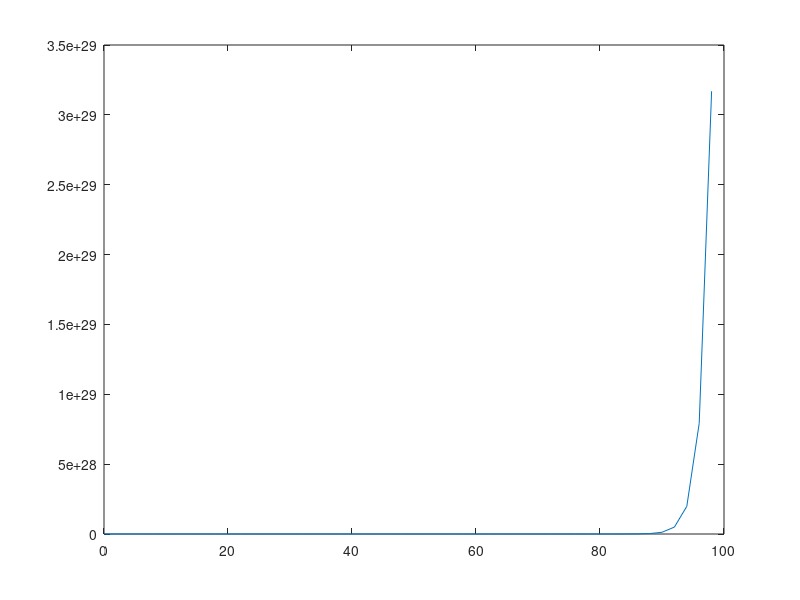

MATLAB code to generate this figure:
% CS1675 - Machine Learning
% Homework 1
% Recitation Friday 1pm
%
% Alessio Mazzone
% ALM388
%%%%%%%%%%%%%%%%%%%%%%%%%%%%%%

% Clear command window
clc

% 1. 
% Generate a 1000000x1 (one million by one) vector of random numbers from 
% a Gaussian (normal) distribution with mean of 0 and standard deviation of 5. 
% Use Matlab's randn function.
%%%%%%%%%%%%%%%%%%%%%%%%%%%%%%%%%%%%%%%%%%%%%%%%%%%%%%%%%%%%%%%%%%%%%%%%%%%%%%%
stdDev = 5;
avg = 0;
randNums = stdDev.*randn(1000000, 1) + avg;

% Verify that mean ~ 0 and standard deviation ~ 5
statistics = [mean(randNums) std(randNums)];



% 2. 
% Add 1 to every value in the previous list, by using a loop. To determine 
% how many times to loop, use Matlab's size function. Time this operation and 
% print the number in the code. (Use Matlab's documentation to find out how 
% to time operations.)
%%%%%%%%%%%%%%%%%%%%%%%%%%%%%%%%%%%%%%%%%%%%%%%%%%%%%%%%%%%%%%%%%%%%%%%%%%%%%%%
randNums_plus_one = zeros(size(randNums));

% Get initial cpu time
initial_time = cputime;

% # size(array, 1) gets number of rows in vector randNums 
for i = 1:size(randNums, 1)
    randNums_plus_one(i) = randNums(i) + 1;
end

% Get total time elapsed
total_time = cputime - initial_time;

disp(['Total time with loop: ', num2str(total_time), ' seconds.'])



% 3. 
% Now add 1 to every value in the original random vector, without using a loop. 
% Time this operation, print the time and write it down. Use a different way to 
% print the number than the method you used above. (See ways to print numbers 
% at the beginning of the Matlab tutorial script.)
%%%%%%%%%%%%%%%%%%%%%%%%%%%%%%%%%%%%%%%%%%%%%%%%%%%%%%%%%%%%%%%%%%%%%%%%%%%%%%%

% Get initial cpu time
initial_time = cputime;

randNums_plus_one_again = 1.+randNums;

% Get total time elapsed
total_time = cputime - initial_time;

fprintf('Total time without loop: %.2f seconds.\n', total_time)



% 4. 
% Plot the exponential function 2.^x, for non-negative even values of x smaller 
% than 100, without using loops.
%%%%%%%%%%%%%%%%%%%%%%%%%%%%%%%%%%%%%%%%%%%%%%%%%%%%%%%%%%%%%%%%%%%%%%%%%%%%%%%
x_values = 0:2:99;
y_values = 2.^x_values;
plot(x_values,y_values)



% 5.
% [4 pts] Create two matrices A and B which, when added together, result in 
% a 10x10 matrix C containing all numbers from 1 to 100. In other words,   
% when I add A and B and convert the result to vector form, I should get a 
% vector containing all numbers from 1 to 100. In code, C = A + B;
% assert(all(C(:) == (1:100)') == 1); Each matrix should only be created with 
% a single command (no loops).
%%%%%%%%%%%%%%%%%%%%%%%%%%%%%%%%%%%%%%%%%%%%%%%%%%%%%%%%%%%%%%%%%%%%%%%%%%%%%%%
A = reshape(0:99, 10, 10);
B = ones(10, 10);
C = A + B;
assert(all(C(:) == (1:100)') == 1);



% 6. Generate two random matrices A and B, and compute their product by hand, 
% using loops. The size of the first matrix should be [5, 3] and of the 
% second [3, 5]. Check your code by comparing the loop- computed product with 
% the product that you get from Matlab's A*B. You can use loops.
%%%%%%%%%%%%%%%%%%%%%%%%%%%%%%%%%%%%%%%%%%%%%%%%%%%%%%%%%%%%%%%%%%%%%%%%%%%%%%%
A = randi(100,5,3);
B = randi(100,3,5);
C = zeros(5,5);
D = A*B;

for r = 1:size(A,1)
    for c = 1:size(B,2)
        C(r,c) = (A(r,1)*B(1,c)) + (A(r,2)*B(2,c)) + (A(r,3)*B(3,c));
    end
end

assert(isequal(C,D))

    

% 7. Show three ways to compute an inner product between two vectors.
%%%%%%%%%%%%%%%%%%%%%%%%%%%%%%%%%%%%%%%%%%%%%%%%%%%%%%%%%%%%%%%%%%%%%%%%%%%%%%%
A = [1,2,3];
B = [4,5,6];

dotprod1 = A(1)*B(1) + A(2)*B(2) + A(3)*B(3);
dotprod2 = dot(A,B);
dotprod3 = A*B';



% 8.
% Compute and print the L1-norm and L2-norm for each of the following 
% two vectors: x1 = [0.5 0 1.5] and x2 = [1 1 0]. Verify your answer 
% against the Matlab function norm.
%%%%%%%%%%%%%%%%%%%%%%%%%%%%%%%%%%%%%%%%%%%%%%%%%%%%%%%%%%%%%%%%%%%%%%%%%%%%%%%
x1 = [0.5 0 1.5];
l1_x1 = x1(1) + x1(2) + x1(3);
l2_x1 = sqrt(sum(x1.^2));
l1_x1_easy = norm(x1,1);
l2_x1_easy = norm(x1,2);

x2 = [1 1 0];
l1_x2 = x2(1) + x2(2) + x2(3);
l2_x2 = sqrt(sum(x2.^2));
l1_x2_easy = norm(x2,1);
l2_x2_easy = norm(x2,2);

disp(['L1-norm for vector x1: ', num2str(l1_x1)])
disp(['L2-norm for vector x1: ', num2str(l2_x1)])
disp(['L1-norm for vector x2: ', num2str(l1_x2)])
disp(['L2-norm for vector x2: ', num2str(l2_x2)])

assert(l1_x1 == l1_x1_easy)
assert(l2_x1 == l2_x1_easy);
assert(l1_x2 == l1_x2_easy);
assert(l2_x2 == l2_x2_easy);
